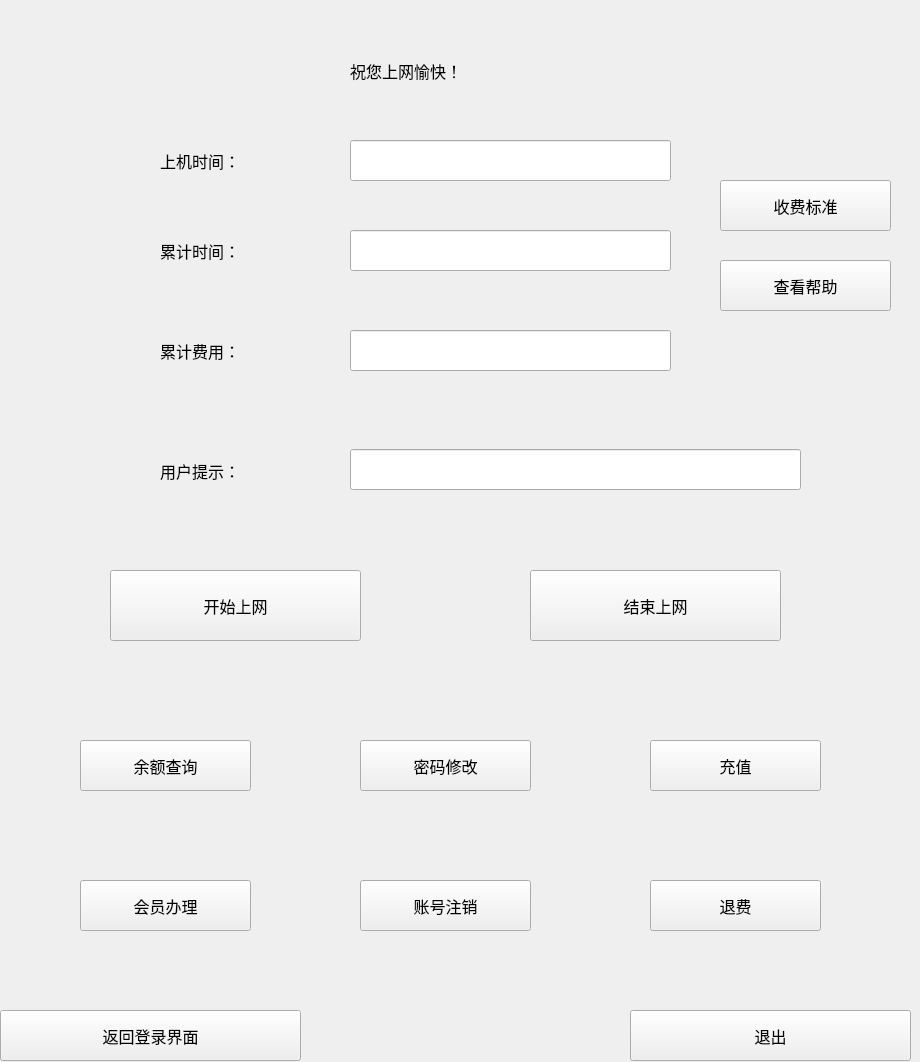
<?xml version="1.0" encoding="UTF-8"?>
<ui version="4.0">
 <class>UserDialog</class>
 <widget class="QDialog" name="UserDialog">
  <property name="geometry">
   <rect>
    <x>0</x>
    <y>0</y>
    <width>920</width>
    <height>1062</height>
   </rect>
  </property>
  <property name="windowTitle">
   <string>用户界面</string>
  </property>
  <widget class="QLabel" name="label">
   <property name="geometry">
    <rect>
     <x>350</x>
     <y>50</y>
     <width>361</width>
     <height>41</height>
    </rect>
   </property>
   <property name="font">
    <font>
     <pointsize>12</pointsize>
    </font>
   </property>
   <property name="text">
    <string>祝您上网愉快！</string>
   </property>
  </widget>
  <widget class="QLabel" name="label_2">
   <property name="geometry">
    <rect>
     <x>160</x>
     <y>140</y>
     <width>201</width>
     <height>41</height>
    </rect>
   </property>
   <property name="font">
    <font>
     <pointsize>12</pointsize>
    </font>
   </property>
   <property name="text">
    <string>上机时间：</string>
   </property>
  </widget>
  <widget class="QLabel" name="label_3">
   <property name="geometry">
    <rect>
     <x>160</x>
     <y>230</y>
     <width>171</width>
     <height>41</height>
    </rect>
   </property>
   <property name="font">
    <font>
     <pointsize>12</pointsize>
    </font>
   </property>
   <property name="text">
    <string>累计时间：</string>
   </property>
  </widget>
  <widget class="QLabel" name="label_4">
   <property name="geometry">
    <rect>
     <x>160</x>
     <y>330</y>
     <width>171</width>
     <height>41</height>
    </rect>
   </property>
   <property name="font">
    <font>
     <pointsize>12</pointsize>
    </font>
   </property>
   <property name="text">
    <string>累计费用：</string>
   </property>
  </widget>
  <widget class="QLineEdit" name="lineEdit">
   <property name="geometry">
    <rect>
     <x>350</x>
     <y>140</y>
     <width>321</width>
     <height>41</height>
    </rect>
   </property>
   <property name="font">
    <font>
     <pointsize>12</pointsize>
    </font>
   </property>
   <property name="focusPolicy">
    <enum>Qt::NoFocus</enum>
   </property>
   <property name="dragEnabled">
    <bool>false</bool>
   </property>
   <property name="readOnly">
    <bool>true</bool>
   </property>
  </widget>
  <widget class="QLineEdit" name="lineEdit_2">
   <property name="geometry">
    <rect>
     <x>350</x>
     <y>230</y>
     <width>321</width>
     <height>41</height>
    </rect>
   </property>
   <property name="font">
    <font>
     <pointsize>12</pointsize>
    </font>
   </property>
   <property name="focusPolicy">
    <enum>Qt::NoFocus</enum>
   </property>
   <property name="dragEnabled">
    <bool>false</bool>
   </property>
   <property name="readOnly">
    <bool>true</bool>
   </property>
  </widget>
  <widget class="QLineEdit" name="lineEdit_3">
   <property name="geometry">
    <rect>
     <x>350</x>
     <y>330</y>
     <width>321</width>
     <height>41</height>
    </rect>
   </property>
   <property name="font">
    <font>
     <pointsize>12</pointsize>
    </font>
   </property>
   <property name="focusPolicy">
    <enum>Qt::NoFocus</enum>
   </property>
   <property name="dragEnabled">
    <bool>false</bool>
   </property>
   <property name="readOnly">
    <bool>true</bool>
   </property>
  </widget>
  <widget class="QLineEdit" name="lineEdit_4">
   <property name="geometry">
    <rect>
     <x>350</x>
     <y>449</y>
     <width>451</width>
     <height>41</height>
    </rect>
   </property>
   <property name="font">
    <font>
     <pointsize>12</pointsize>
    </font>
   </property>
   <property name="focusPolicy">
    <enum>Qt::NoFocus</enum>
   </property>
   <property name="text">
    <string/>
   </property>
   <property name="dragEnabled">
    <bool>false</bool>
   </property>
   <property name="readOnly">
    <bool>true</bool>
   </property>
  </widget>
  <widget class="QLabel" name="label_5">
   <property name="geometry">
    <rect>
     <x>160</x>
     <y>450</y>
     <width>181</width>
     <height>41</height>
    </rect>
   </property>
   <property name="font">
    <font>
     <pointsize>12</pointsize>
    </font>
   </property>
   <property name="text">
    <string>用户提示：</string>
   </property>
  </widget>
  <widget class="QPushButton" name="pushButton">
   <property name="geometry">
    <rect>
     <x>720</x>
     <y>180</y>
     <width>171</width>
     <height>51</height>
    </rect>
   </property>
   <property name="font">
    <font>
     <pointsize>12</pointsize>
    </font>
   </property>
   <property name="focusPolicy">
    <enum>Qt::NoFocus</enum>
   </property>
   <property name="text">
    <string>收费标准</string>
   </property>
  </widget>
  <widget class="QPushButton" name="pushButton_2">
   <property name="geometry">
    <rect>
     <x>720</x>
     <y>260</y>
     <width>171</width>
     <height>51</height>
    </rect>
   </property>
   <property name="font">
    <font>
     <pointsize>12</pointsize>
    </font>
   </property>
   <property name="focusPolicy">
    <enum>Qt::NoFocus</enum>
   </property>
   <property name="text">
    <string>查看帮助</string>
   </property>
  </widget>
  <widget class="QPushButton" name="pushButton_3">
   <property name="geometry">
    <rect>
     <x>110</x>
     <y>570</y>
     <width>251</width>
     <height>71</height>
    </rect>
   </property>
   <property name="font">
    <font>
     <pointsize>12</pointsize>
    </font>
   </property>
   <property name="focusPolicy">
    <enum>Qt::NoFocus</enum>
   </property>
   <property name="text">
    <string>开始上网</string>
   </property>
  </widget>
  <widget class="QPushButton" name="pushButton_4">
   <property name="geometry">
    <rect>
     <x>530</x>
     <y>570</y>
     <width>251</width>
     <height>71</height>
    </rect>
   </property>
   <property name="font">
    <font>
     <pointsize>12</pointsize>
    </font>
   </property>
   <property name="focusPolicy">
    <enum>Qt::NoFocus</enum>
   </property>
   <property name="text">
    <string>结束上网</string>
   </property>
  </widget>
  <widget class="QPushButton" name="pushButton_5">
   <property name="geometry">
    <rect>
     <x>80</x>
     <y>740</y>
     <width>171</width>
     <height>51</height>
    </rect>
   </property>
   <property name="font">
    <font>
     <family>Agency FB</family>
     <pointsize>12</pointsize>
    </font>
   </property>
   <property name="focusPolicy">
    <enum>Qt::NoFocus</enum>
   </property>
   <property name="text">
    <string>余额查询</string>
   </property>
  </widget>
  <widget class="QPushButton" name="pushButton_6">
   <property name="geometry">
    <rect>
     <x>80</x>
     <y>880</y>
     <width>171</width>
     <height>51</height>
    </rect>
   </property>
   <property name="font">
    <font>
     <family>Agency FB</family>
     <pointsize>12</pointsize>
    </font>
   </property>
   <property name="focusPolicy">
    <enum>Qt::NoFocus</enum>
   </property>
   <property name="text">
    <string>会员办理</string>
   </property>
  </widget>
  <widget class="QPushButton" name="pushButton_7">
   <property name="geometry">
    <rect>
     <x>650</x>
     <y>740</y>
     <width>171</width>
     <height>51</height>
    </rect>
   </property>
   <property name="font">
    <font>
     <family>Agency FB</family>
     <pointsize>12</pointsize>
    </font>
   </property>
   <property name="focusPolicy">
    <enum>Qt::NoFocus</enum>
   </property>
   <property name="text">
    <string>充值</string>
   </property>
  </widget>
  <widget class="QPushButton" name="pushButton_8">
   <property name="geometry">
    <rect>
     <x>360</x>
     <y>740</y>
     <width>171</width>
     <height>51</height>
    </rect>
   </property>
   <property name="font">
    <font>
     <family>Agency FB</family>
     <pointsize>12</pointsize>
    </font>
   </property>
   <property name="focusPolicy">
    <enum>Qt::NoFocus</enum>
   </property>
   <property name="text">
    <string>密码修改</string>
   </property>
  </widget>
  <widget class="QPushButton" name="pushButton_9">
   <property name="geometry">
    <rect>
     <x>360</x>
     <y>880</y>
     <width>171</width>
     <height>51</height>
    </rect>
   </property>
   <property name="font">
    <font>
     <family>Agency FB</family>
     <pointsize>12</pointsize>
    </font>
   </property>
   <property name="focusPolicy">
    <enum>Qt::NoFocus</enum>
   </property>
   <property name="text">
    <string>账号注销</string>
   </property>
  </widget>
  <widget class="QPushButton" name="pushButton_10">
   <property name="geometry">
    <rect>
     <x>650</x>
     <y>880</y>
     <width>171</width>
     <height>51</height>
    </rect>
   </property>
   <property name="font">
    <font>
     <family>Agency FB</family>
     <pointsize>12</pointsize>
    </font>
   </property>
   <property name="focusPolicy">
    <enum>Qt::NoFocus</enum>
   </property>
   <property name="text">
    <string>退费</string>
   </property>
  </widget>
  <widget class="QPushButton" name="pushButton_11">
   <property name="geometry">
    <rect>
     <x>770</x>
     <y>1130</y>
     <width>80</width>
     <height>20</height>
    </rect>
   </property>
   <property name="text">
    <string>返回登录界面</string>
   </property>
  </widget>
  <widget class="QPushButton" name="pushButton_12">
   <property name="geometry">
    <rect>
     <x>0</x>
     <y>1010</y>
     <width>301</width>
     <height>51</height>
    </rect>
   </property>
   <property name="font">
    <font>
     <family>Agency FB</family>
     <pointsize>12</pointsize>
    </font>
   </property>
   <property name="focusPolicy">
    <enum>Qt::NoFocus</enum>
   </property>
   <property name="text">
    <string>返回登录界面</string>
   </property>
  </widget>
  <widget class="QPushButton" name="pushButton_13">
   <property name="geometry">
    <rect>
     <x>630</x>
     <y>1010</y>
     <width>281</width>
     <height>51</height>
    </rect>
   </property>
   <property name="font">
    <font>
     <family>Agency FB</family>
     <pointsize>12</pointsize>
    </font>
   </property>
   <property name="focusPolicy">
    <enum>Qt::NoFocus</enum>
   </property>
   <property name="text">
    <string>退出</string>
   </property>
  </widget>
 </widget>
 <resources/>
 <connections>
  <connection>
   <sender>pushButton_13</sender>
   <signal>clicked()</signal>
   <receiver>UserDialog</receiver>
   <slot>close()</slot>
   <hints>
    <hint type="sourcelabel">
     <x>770</x>
     <y>1035</y>
    </hint>
    <hint type="destinationlabel">
     <x>459</x>
     <y>530</y>
    </hint>
   </hints>
  </connection>
 </connections>
</ui>
